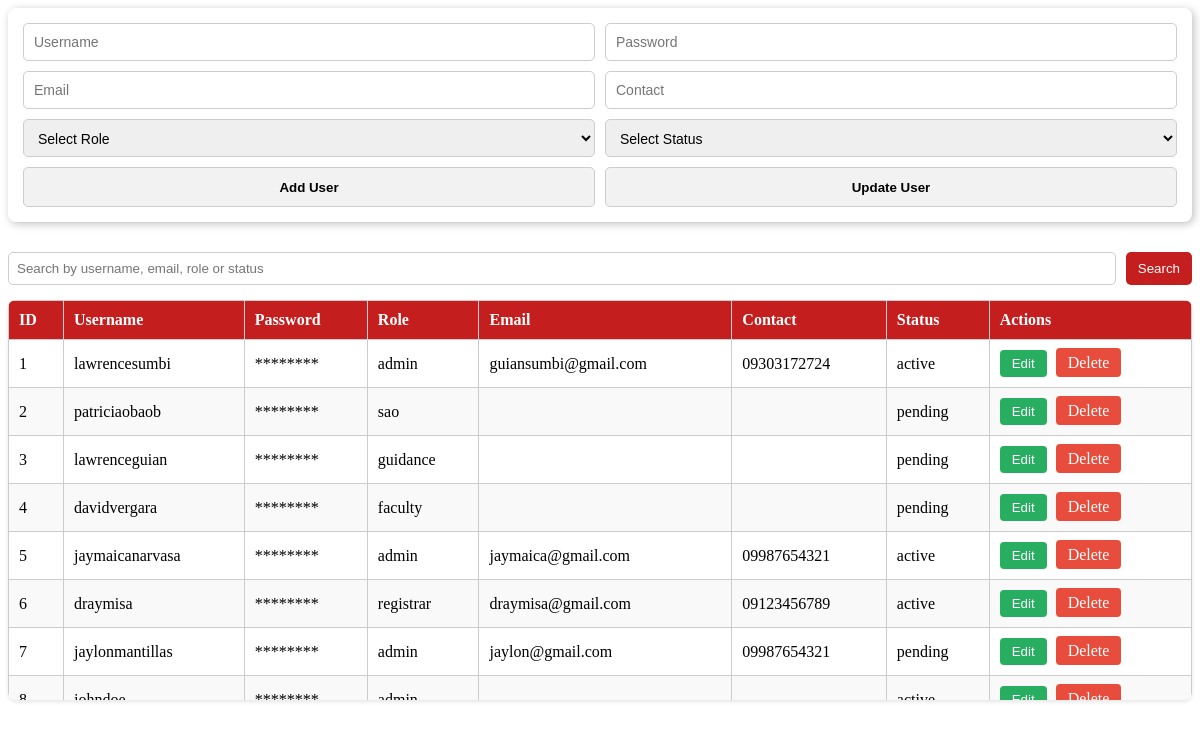
Before: /admin_pages/manage_users.php with the older database file.
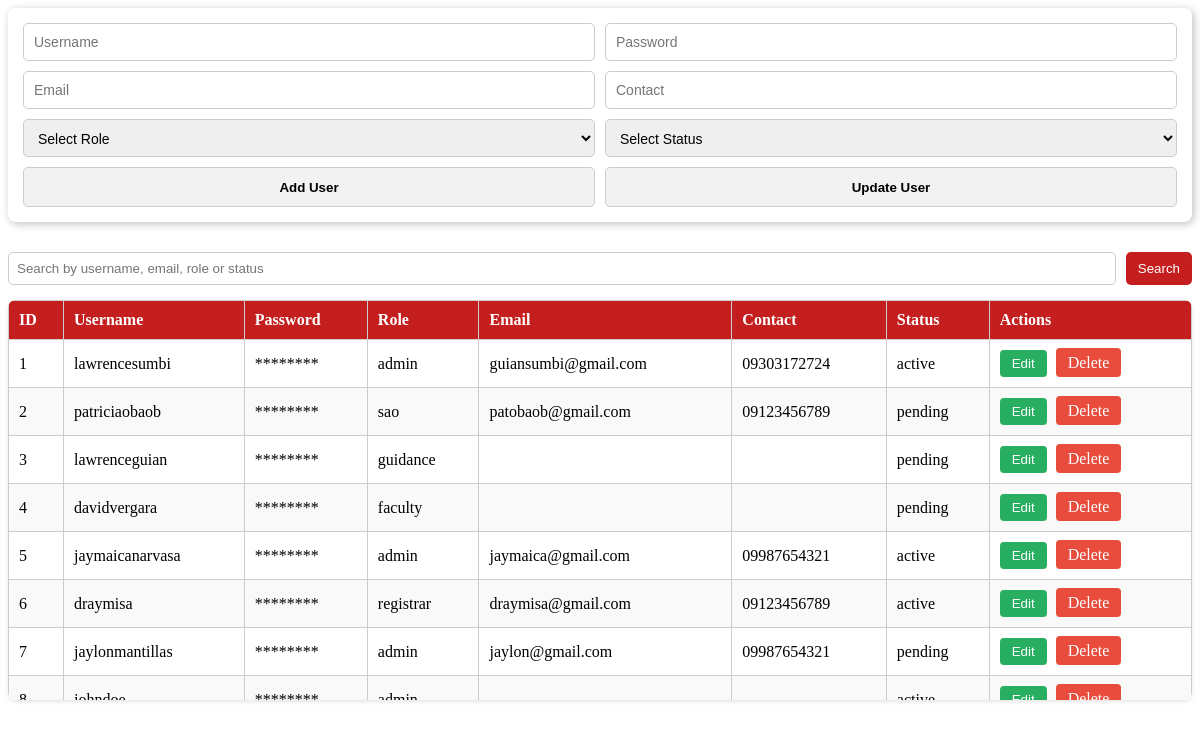
After: the same page with the newer database file.
### tables this page shows
CREATE TABLE `users` (
  `id` int(11) NOT NULL,
  `username` varchar(50) NOT NULL,
  `password` varchar(255) NOT NULL,
  `role` varchar(50) NOT NULL,
  `email` varchar(255) NOT NULL,
  `contact` varchar(50) NOT NULL,
  `status` varchar(50) NOT NULL,
  `img` varchar(255) NOT NULL
);

### admin_pages/manage_users.php (the view, shortened to what this page needs)
<?php
$host = "localhost";
$dbname = "studisciplink";
$user = "root";
$pass = "";
try {
    $pdo = new PDO("mysql:host=$host;dbname=$dbname", $user, $pass);
    $pdo->setAttribute(PDO::ATTR_ERRMODE, PDO::ERRMODE_EXCEPTION);
    $search = isset($_GET['search']) ? trim($_GET['search']) : '';
    if ($search) {
        $stmt = $pdo->prepare("SELECT * FROM users
                               WHERE username LIKE ?
                               OR email LIKE ?
                               OR role LIKE ?
                               OR status LIKE ?
                               ORDER BY id ASC");
        $stmt->execute(["%$search%", "%$search%", "%$search%", "%$search%"]);
    } else {
        $stmt = $pdo->query("SELECT * FROM users ORDER BY id ASC");
    }
    $users = $stmt->fetchAll(PDO::FETCH_ASSOC);
} catch(PDOException $e) {
    echo "<p style='color:red;'>Database error: ".$e->getMessage()."</p>";
}
?>
<form method="POST" class="user-form">
    <div class="row">
        <input type="text" name="username" id="username" placeholder="Username" required>
        <input type="password" name="password" id="password" placeholder="Password">
    </div>
    <div class="row">
        <input type="text" name="email" id="email" placeholder="Email">
        <input type="text" name="contact" id="contact" placeholder="Contact">
    </div>
    <div class="row">
        <select name="role" id="role" required>
            <option value="">Select Role</option>
        </select>
        <select name="status" id="status" required>
            <option value="">Select Status</option>
        </select>
    </div>
    <div class="row">
        <button type="submit" name="add_user" class="add-user">Add User</button>
        <button type="submit" name="update_user" class="update-user">Update User</button>
    </div>
</form>
<form method="GET" class="search-form">
    <input type="text" name="search" placeholder="Search by username, email, role or status" value="<?php echo htmlspecialchars($search); ?>">
    <button type="submit">Search</button>
</form>
<div class="table-container">
    <table class="users-table">
        <thead>
            <tr>
                <th>ID</th>
                <th>Username</th>
                <th>Password</th>
                <th>Role</th>
                <th>Email</th>
                <th>Contact</th>
                <th>Status</th>
                <th>Actions</th>
            </tr>
        </thead>
        <tbody>
            <?php foreach($users as $user): ?>
            <tr>
                <td><?php echo $user['id']; ?></td>
                <td><?php echo $user['username']; ?></td>
                <td>********</td>
                <td><?php echo $user['role']; ?></td>
                <td><?php echo $user['email']; ?></td>
                <td><?php echo $user['contact']; ?></td>
                <td><?php echo $user['status']; ?></td>
                <td>
                    <button class="btn-edit" onclick="editUser(<?php echo htmlspecialchars(json_encode($user)); ?>)">Edit</button>
                    <a class="btn-delete" href="?page=manage_users&delete=<?php echo $user['id']; ?>" onclick="return confirm('Are you sure?')">Delete</a>
                </td>
            </tr>
            <?php endforeach; ?>
        </tbody>
    </table>
</div>

### admin_pages/manage_users.php (style rules this page uses)
.user-form { padding: 15px; border-radius: 8px 8px 8px 8px; box-shadow: 2px 2px 8px rgba(0,0,0,0.25); display: flex; flex-direction: column; gap: 10px; margin-bottom: 30px; }
.user-form .row { display: flex; gap: 10px; }
.user-form input, .user-form select { flex: 1; min-width: 48%; height: 38px; padding: 10px; font-size: 14px; border-radius: 5px; border: 1px solid #ccc; box-sizing: border-box; }
.user-form button { flex: 1; min-width: 48%; height: 40px; font-weight: bold; border: 1px solid #ccc; border-radius: 5px; cursor: pointer; background: none; color: inherit; transition: 0.3s; }
.user-form .row button { background: #f2f2f2; }
.table-container { max-height: 400px; overflow-y: auto; border-radius: 8px; box-shadow: 0 2px 4px rgba(0,0,0,0.1); }
.users-table { width: 100%; border-collapse: collapse; }
.users-table th, .users-table td { padding: 10px; text-align: left; border: 1px solid #ccc; }
.users-table th { background: #c41e1e; color: white; position: sticky; top: 0; z-index: 2; }
.users-table tr:nth-child(even) { background: #f9f9f9; }
.btn-edit { background-color: #27ae60; color: white; border: none; padding: 6px 12px; border-radius: 4px; cursor: pointer; margin-right: 5px; transition: 0.3s; }
.btn-delete { background-color: #e74c3c; color: white; border: none; padding: 6px 12px; border-radius: 4px; cursor: pointer; transition: 0.3s; text-decoration: none; }
.search-form { margin-bottom: 15px; display: flex; gap: 10px; }
.search-form input[type="text"] { flex: 1; padding: 8px; border-radius: 5px; border: 1px solid #ccc; }
.search-form button { padding: 8px 12px; border: none; border-radius: 5px; background: #c41e1e; color: white; cursor: pointer; }

Changed rows visible on the page:
changed users "patriciaobaob": email (not shown) → "patobaob@gmail.com"; contact (not shown) → "09123456789"
